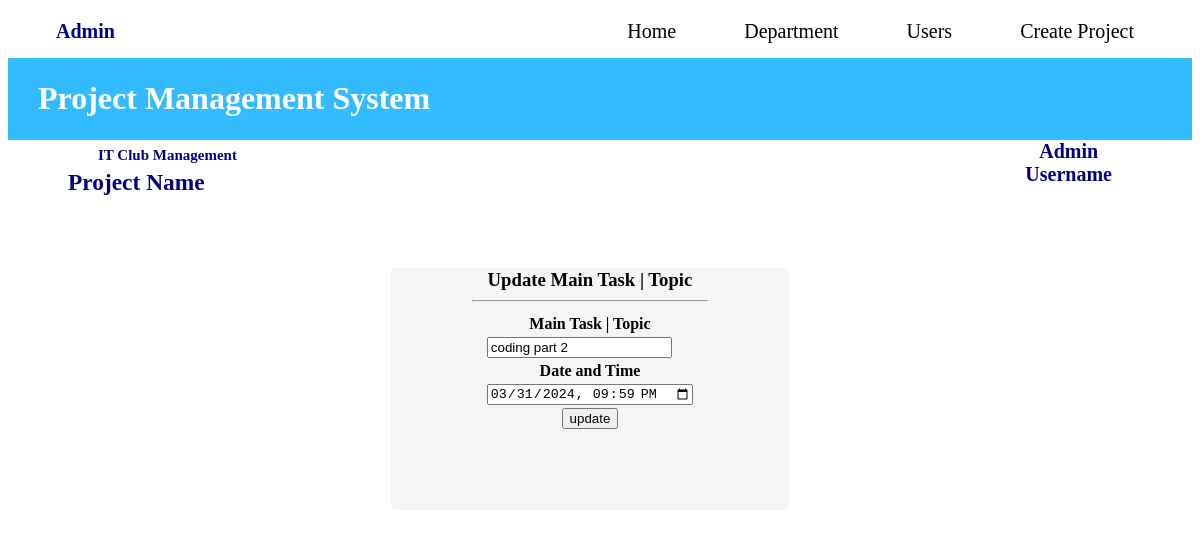
Before: /task_mgmt/update_main_task.php?id=19&user_id=31&project_id=9 (signed in) with the older database file.
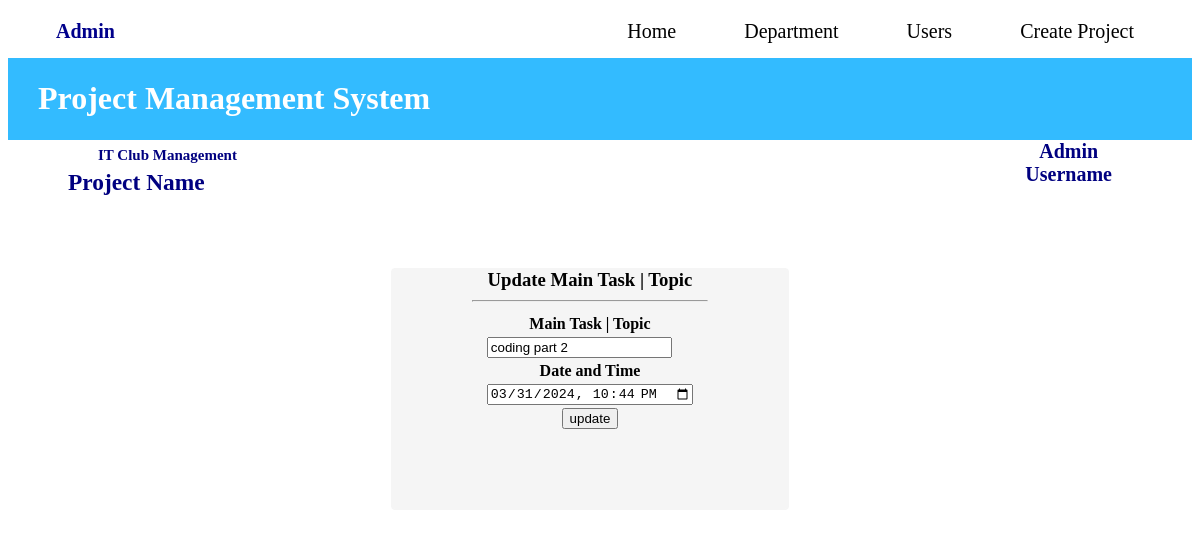
After: the same page with the newer database file.
### tables this page shows
CREATE TABLE `main_task` (
  `Id` int(11) NOT NULL,
  `name` varchar(255) NOT NULL,
  `project_id` int(11) DEFAULT NULL,
  `user_id` int(11) DEFAULT NULL,
  `deadline` datetime DEFAULT NULL,
  `created_date` timestamp NOT NULL DEFAULT current_timestamp() ON UPDATE current_timestamp()
);

### task_mgmt/update_main_task.php (the view, shortened to what this page needs)
<?php
include '../dbconnect/dbconnect.php';
$userType= $_SESSION["user_type"];
?>
<!DOCTYPE html>
<html lang="en">
<head>
        <link rel="stylesheet" href="../css/headpname.css">
</head>
<body>
    <?php
   if($userType=="admin" || $userType=="foreman" || $userType=="user")
   {    include '../interface_nav.php';
        include '../Assignment/header/header.php';
    ?>
        <form action="" method="POST">
        <?php
        if (isset($_GET['id'])) {
            $main_task_id = $_GET['id'];
            $query_update = "SELECT * FROM main_task WHERE Id='$main_task_id'";
            $result_update = mysqli_query($conn,$query_update);
            if ($result_update) {
                $num = mysqli_num_rows($result_update);
                if ($num > 0) {
                    $rows = mysqli_fetch_assoc($result_update);
                    ?><center>
                    <div class="updatemaintask">
                    <h3>Update Main Task | Topic
                    <hr>
                    </h3>
                    <table border='0px solid #adad85'>
                            <tr><th>Main Task | Topic</th></tr>
                            <?php  $name= $rows['name'];?>
                            <tr><td><input type="text" name="task" value="<?php echo $name; ?>"></td></tr>
                            <?php
                            if(!($userType=="user"))
                            {?>
                            <tr><th>Date and Time</th></tr>
                               <?php  $deadline= $rows['deadline'];?>
                                <tr><td><input type="datetime-local" name="dt" id="datePicker" value='<?php echo $deadline; ?>' ></td></tr>
                            <?php
                            }?>
                    </table>
                    <input type="submit" value="update" name="update" id="update">
                    </div>
                    </center>
                    <?php
                }
            }
            else {
                echo "Error insert";
            }
        }
        ?>
        </form>
    <?php
    }?>
</body>
</html>

Changed rows visible on the page:
changed main_task "coding part 2": dt "03/31/2024 21:59" → "03/31/2024 22:44"
